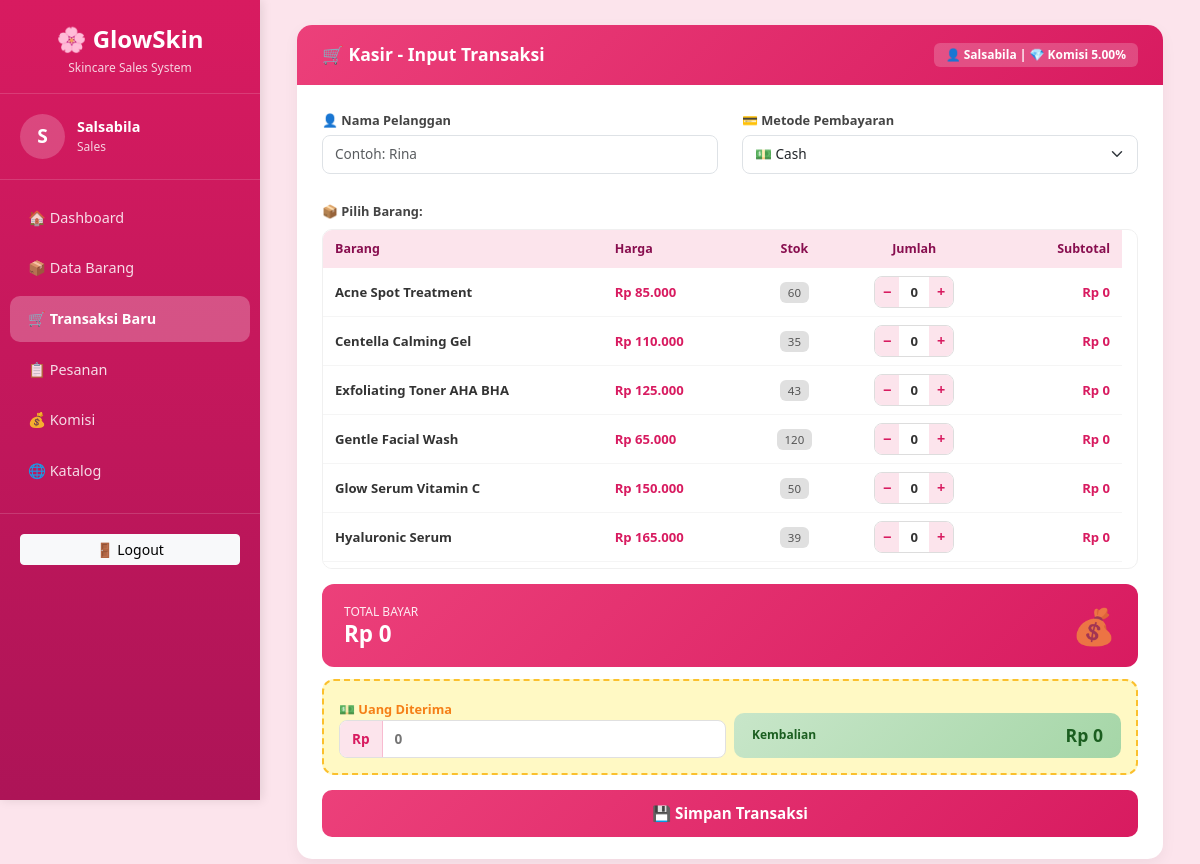
Page /views/transaksi/kasir.php (signed in) on the committed database.
### tables this page shows
CREATE TABLE `barang` (
  `id_barang` int(11) NOT NULL,
  `nama_barang` varchar(150) NOT NULL,
  `kategori` varchar(50) DEFAULT NULL,
  `harga` decimal(12,2) NOT NULL,
  `stok` int(11) NOT NULL,
  `gambar` varchar(255) DEFAULT NULL,
  `deskripsi` text DEFAULT NULL,
  `created_at` timestamp NOT NULL DEFAULT current_timestamp()
);

### config/helper.php (called while the page is built, shortened)
<?php
function rupiah($angka) {
    return "Rp " . number_format($angka, 0, ',', '.');
}
?>

### views/transaksi/kasir.php (the view, shortened to what this page needs)
<?php
require_once '../../config/koneksi.php';
require_once '../../config/helper.php';
$query_barang = mysqli_query($koneksi, "SELECT * FROM barang WHERE stok > 0 ORDER BY nama_barang ASC");
$barang_list = [];
while ($row = mysqli_fetch_assoc($query_barang)) { $barang_list[] = $row; }
$prefill = null;
?>
<!DOCTYPE html>
<html lang="id">
<head>
    <link href="https://cdn.jsdelivr.net/npm/bootstrap@5.3.0/dist/css/bootstrap.min.css" rel="stylesheet">
</head>
<body>
<?php include '../partials/sidebar.php'; ?>
<div class="main-content">
    <div class="container">
        <div class="kasir-card">
            <div class="kasir-header">
                <h4>🛒 Kasir - Input Transaksi</h4>
                <span class="badge">👤 <?= $_SESSION['nama_lengkap']; ?> | 💎 Komisi <?= $_SESSION['komisi_persen']; ?>%</span>
            </div>
            <div class="kasir-body">
                <form action="../../controllers/TransaksiController.php?aksi=simpan" method="POST" onsubmit="return validasiForm()">
                    <div class="row mb-3">
                        <div class="col-md-6 mb-2">
                            <label class="form-label">👤 Nama Pelanggan</label>
                            <input type="text" name="nama_pelanggan" class="form-control form-control-sm"
                                   value="<?= $prefill ? htmlspecialchars($prefill['nama_pemesan']) : ''; ?>"
                                   placeholder="Contoh: Rina" required>
                        </div>
                        <div class="col-md-6 mb-2">
                            <label class="form-label">💳 Metode Pembayaran</label>
                            <?php if ($prefill): ?>
                                <input type="text" class="form-control form-control-sm"
                                       value="<?= htmlspecialchars($prefill['metode_bayar'] ?? 'QRIS'); ?> (Sudah Dibayar)"
                                       readonly style="background: #e8f5e9; color: #2e7d32; font-weight: 600;">
                                <input type="hidden" name="metode_bayar" value="<?= htmlspecialchars($prefill['metode_bayar'] ?? 'QRIS'); ?>">
                                <input type="hidden" name="dari_pesanan" value="1">
                            <?php else: ?>
                                <select name="metode_bayar" id="metodeBayar" class="form-select form-select-sm" required onchange="toggleCash()">
                                    <option value="Cash">💵 Cash</option>
                                </select>
                            <?php endif; ?>
                        </div>
                    </div>
                    <label class="form-label mb-2">📦 Pilih Barang:</label>
                    <div class="tabel-wrapper">
                        <table class="table tabel-barang align-middle">
                            <thead>
                                <tr>
                                    <th class="col-barang">Barang</th>
                                    <th class="col-harga">Harga</th>
                                    <th class="col-stok">Stok</th>
                                    <th class="col-jumlah">Jumlah</th>
                                    <th class="col-subtotal">Subtotal</th>
                                </tr>
                            </thead>
                            <tbody>
                                <?php foreach ($barang_list as $b): ?>
                                <?php
                                    $qty_prefill = 0;
                                ?>
                                <tr>
                                    <td>
                                        <b style="color: #333;"><?= htmlspecialchars($b['nama_barang']); ?></b>
                                    </td>
                                    <td class="harga" data-harga="<?= $b['harga']; ?>" style="color: #d81b60; font-weight: 600;">
                                        <?= rupiah($b['harga']); ?>
                                    </td>
                                    <td class="text-center"><span class="badge-stok"><?= $b['stok']; ?></span></td>
                                    <td class="text-center">
                                        <div class="input-qty-wrap">
                                            <button type="button" class="input-qty-btn btn-minus" data-target="qty-<?= $b['id_barang']; ?>">−</button>
                                            <input type="number"
                                                   id="qty-<?= $b['id_barang']; ?>"
                                                   name="jumlah[]"
                                                   class="input-qty-field jumlah"
                                                   min="0"
                                                   max="<?= $b['stok']; ?>"
                                                   value="<?= $qty_prefill; ?>"
                                                   inputmode="numeric"
                                                   autocomplete="off">
                                            <button type="button" class="input-qty-btn btn-plus" data-target="qty-<?= $b['id_barang']; ?>">+</button>
                                        </div>
                                    </td>
                                    <td class="subtotal text-end" style="color: #d81b60; font-weight: 600;">Rp 0</td>
                                </tr>
                                <?php endforeach; ?>
                            </tbody>
                        </table>
                    </div>
                    <div class="total-box">
                        <div>
                            <div class="label">TOTAL BAYAR</div>
                            <h4 id="totalBayar">Rp 0</h4>
                        </div>
                        <div style="font-size: 2.2rem; opacity: 0.5;">💰</div>
                    </div>
                    <?php if (!$prefill): ?>
                    <div class="cash-box" id="cashBox">
                        <div class="row align-items-end g-2">
                            <div class="col-md-6">
                                <label>💵 Uang Diterima</label>
                                <div class="input-rp-wrap">
                                    <span class="input-rp-prefix">Rp</span>
                                    <input type="text"
                                           id="uangDiterima"
                                           class="input-rp-field"
                                           placeholder="0"
                                           oninput="formatUang(this)"
                                           inputmode="numeric"
                                           autocomplete="off">
                                </div>
                            </div>
                            <div class="col-md-6">
                                <div class="kembalian-box">
                                    <small>Kembalian</small>
                                    <h5 id="kembalian">Rp 0</h5>
                                </div>
                            </div>
                        </div>
                    </div>
                    <?php endif; ?>
                    <button type="submit" class="btn-simpan">💾 Simpan Transaksi</button>
                </form>
            </div>
        </div>
    </div>
</div>
</body>
</html>

### views/transaksi/kasir.php (style rules this page uses)
.kasir-card { border: none; border-radius: 15px; box-shadow: 0 5px 15px rgba(0,0,0,0.05); background: white; overflow: hidden; }
.kasir-header { background: linear-gradient(135deg, #ec407a, #d81b60); color: white; padding: 18px 25px; display: flex; justify-content: space-between; align-items: center; }
.kasir-header h4 { margin: 0; font-weight: 600; font-size: 1.1rem; }
.kasir-header .badge { background: rgba(255,255,255,0.2); padding: 6px 12px; font-size: 0.75rem; }
.kasir-body { padding: 22px 25px; }
.form-label { font-size: 0.8rem; font-weight: 600; color: #444; margin-bottom: 5px; }
.form-control-sm, .form-select-sm { font-size: 0.85rem; padding: 8px 12px; border-radius: 8px; }
.tabel-wrapper { max-height: 340px; overflow-y: auto; border-radius: 10px; border: 1px solid #f0f0f0; scrollbar-gutter: stable; }
.tabel-barang { margin: 0; table-layout: fixed; width: 100%; }
.tabel-barang thead { position: sticky; top: 0; z-index: 10; }
.tabel-barang thead th { background: #fce4ec; color: #880e4f; font-size: 0.78rem; font-weight: 600; padding: 10px 12px; border: none; white-space: nowrap; }
.tabel-barang tbody td { padding: 8px 12px; font-size: 0.82rem; vertical-align: middle; border-bottom: 1px solid #f5f5f5; }
.input-qty-wrap { display: inline-flex; align-items: center; justify-content: center; width: 80px; height: 32px; border: 1.5px solid #ddd; border-radius: 8px; overflow: hidden; background: white; transition: border-color 0.2s; }
.input-qty-btn { width: 24px; height: 100%; border: none; background: #fce4ec; color: #d81b60; font-weight: bold; font-size: 0.9rem; cursor: pointer; padding: 0; line-height: 1; display: flex; align-items: center; justify-content: center; user-select: none; }
.input-qty-field { flex: 1; width: 100%; border: none; text-align: center; font-size: 0.82rem; font-weight: 600; color: #333; background: transparent; padding: 0; outline: none; -moz-appearance: textfield; }
.col-barang { width: 35%; }
.col-harga { width: 18%; }
.col-stok { width: 12%; text-align: center; }
.col-jumlah { width: 18%; text-align: center; }
.col-subtotal { width: 17%; text-align: right; }
.total-box { background: linear-gradient(135deg, #ec407a, #d81b60); color: white; padding: 15px 22px; border-radius: 12px; display: flex; justify-content: space-between; align-items: center; margin-top: 15px; }
.total-box .label { font-size: 0.75rem; opacity: 0.9; }
.total-box h4 { margin: 0; font-weight: 700; font-size: 1.4rem; }
.cash-box { background: #fff9c4; padding: 15px; border-radius: 12px; border: 2px dashed #fbc02d; margin-top: 12px; }
.cash-box label { font-size: 0.8rem; font-weight: 600; color: #f57f17; }
.kembalian-box { background: linear-gradient(135deg, #c8e6c9, #a5d6a7); padding: 12px 18px; border-radius: 10px; display: flex; justify-content: space-between; align-items: center; }
.kembalian-box small { font-size: 0.75rem; color: #1b5e20; font-weight: 600; }
.kembalian-box h5 { margin: 0; color: #1b5e20; font-weight: 700; font-size: 1.1rem; }
.btn-simpan { background: linear-gradient(135deg, #ec407a, #d81b60); color: white; border: none; border-radius: 10px; padding: 12px; font-weight: 600; font-size: 0.95rem; width: 100%; margin-top: 15px; }
.badge-stok { background: #e0e0e0; color: #555; padding: 3px 8px; border-radius: 6px; font-size: 0.72rem; }
.input-rp-wrap { display: flex; align-items: center; border: 1.5px solid #e0e0e0; border-radius: 8px; overflow: hidden; background: white; transition: border-color 0.2s, box-shadow 0.2s; }
.input-rp-prefix { background: #fce4ec; color: #d81b60; font-weight: 700; font-size: 0.85rem; padding: 8px 12px; border-right: 1.5px solid #f8bbd0; user-select: none; white-space: nowrap; }
.input-rp-field { flex: 1; border: none; padding: 8px 12px; font-size: 0.85rem; outline: none; background: transparent; font-weight: 600; color: #333; }

### views/partials/sidebar.php (style rules this page uses)
* { box-sizing: border-box; }
html, body { margin: 0; padding: 0; width: 100%; overflow-x: hidden; }
body { background-color: #fce4ec; font-family: 'Segoe UI', sans-serif; }
.main-content { margin-left: 260px; padding: 25px; min-height: 100vh; max-width: calc(100% - 260px); overflow-x: hidden; }
.page-card, .kasir-card { border: none; border-radius: 15px; box-shadow: 0 5px 15px rgba(0,0,0,0.05); background: white; }

### rows in the picture
barang: nama_barang "Acne Spot Treatment", harga "Rp 85.000", stok "60", id_barang+stok "0"
barang: nama_barang "Centella Calming Gel", harga "Rp 110.000", stok "35", id_barang+stok "0"
barang: nama_barang "Exfoliating Toner AHA BHA", harga "Rp 125.000", stok "43", id_barang+stok "0"
barang: nama_barang "Gentle Facial Wash", harga "Rp 65.000", stok "120", id_barang+stok "0"
barang: nama_barang "Glow Serum Vitamin C", harga "Rp 150.000", stok "50", id_barang+stok "0"
barang: nama_barang "Hyaluronic Serum", harga "Rp 165.000", stok "39", id_barang+stok "0"

### other values in the picture
$inisial "S"
$_SESSION['nama_lengkap'] "Salsabila"
$_SESSION['role'] "Sales"
$_SESSION['komisi_persen'] "5.00"
